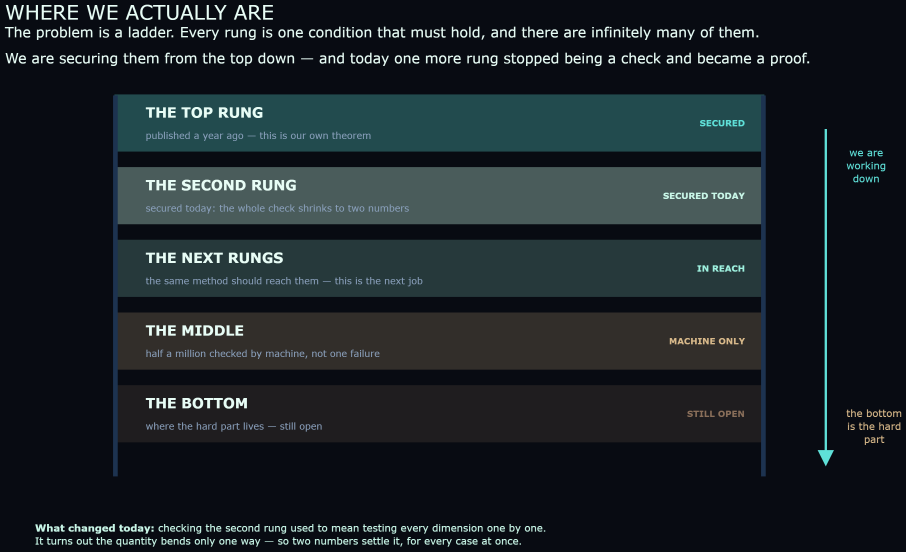
#> input picture article/visuals/the-ladder.png, 2718 x 1654 px (shown at 1/3 size)
$ python the_ladder.py
#> lines starting #> are read from the running program, lines starting #| are printed output that depends on the picture
"""THE LADDER -- a plain-language picture of where the proof actually stands.

Not a scientific plot. The founder asked for something he can look at and
understand without the mathematics, so this shows the shape of the problem and
which parts are done, in words a person can read.

The problem really is a ladder. Each rung is one condition that must hold, and
they are ordered by depth -- how far down from the top of a family the condition
sits. The top rung was published a year ago. The second rung became provable
today. The deep rungs are still held by machine certificates rather than by an
argument, and the bottom is where the hard analysis lives.
"""

import sys
from pathlib import Path

import plotly.graph_objects as go
from PIL import Image, ImageChops

BG = "#080b12"
WHITE = "#e8fdf6"
DIM = "#8ba1bd"

RUNGS = [
    ("THE TOP RUNG", "published a year ago — this is our own theorem", "SECURED", "#5fe0d8", 0.30),
    (
        "THE SECOND RUNG",
        "secured today: the whole check shrinks to two numbers",
        "SECURED TODAY",
        "#c9f7e8",
        0.34,
    ),
    (
        "THE NEXT RUNGS",
        "the same method should reach them — this is the next job",
        "IN REACH",
        "#9ff2e0",
        0.20,
    ),
    (
        "THE MIDDLE",
        "half a million checked by machine, not one failure",
        "MACHINE ONLY",
        "#d8b98a",
        0.20,
    ),
    ("THE BOTTOM", "where the hard part lives — still open", "STILL OPEN", "#8a6f5a", 0.18),
]

fig = go.Figure()
fig.update_xaxes(range=[0, 10], visible=False)
fig.update_yaxes(range=[0, 10], visible=False)

# ladder rails
for x in (1.15, 7.9):
    fig.add_shape(type="line", x0=x, x1=x, y0=1.9, y1=9.5, line=dict(color="#1d3350", width=7))

y = 8.95
for title, body, badge, col, alpha in RUNGS:
    fig.add_shape(
        type="rect",
        x0=1.15,
        x1=7.9,
        y0=y - 0.55,
        y1=y + 0.55,
        line=dict(color=col, width=3),
        fillcolor=col,
        opacity=alpha,
        layer="below",
    )
    fig.add_annotation(
        x=1.45,
        y=y + 0.22,
        text=f"<b>{title}</b>",
        showarrow=False,
        font=dict(color=WHITE, size=21),
        xanchor="left",
    )
    fig.add_annotation(
        x=1.45,
        y=y - 0.24,
        text=body,
        showarrow=False,
        font=dict(color=DIM, size=14),
        xanchor="left",
    )
    fig.add_annotation(
        x=7.72,
        y=y,
        text=f"<b>{badge}</b>",
        showarrow=False,
        font=dict(color=col, size=13),
        xanchor="right",
    )
    y -= 1.45

fig.add_annotation(
    x=8.55,
    y=2.1,
    ax=8.55,
    ay=8.95,
    xref="x",
    yref="y",
    axref="x",
    ayref="y",
    showarrow=True,
    arrowhead=2,
    arrowsize=1.4,
    arrowwidth=3.5,
    arrowcolor="#5fe0d8",
)
fig.add_annotation(
    x=8.75,
    y=8.1,
    text="we are<br>working<br>down",
    showarrow=False,
    font=dict(color="#5fe0d8", size=15),
    xanchor="left",
)
fig.add_annotation(
    x=8.75,
    y=2.9,
    text="the bottom<br>is the hard<br>part",
    showarrow=False,
    font=dict(color="#d8b98a", size=15),
    xanchor="left",
)

fig.update_layout(
    template="plotly_dark",
    paper_bgcolor=BG,
    plot_bgcolor=BG,
    title=dict(
        text="WHERE WE ACTUALLY ARE"
        "<br><sup>The problem is a ladder. Every rung is one condition that must hold, "
        "and there are infinitely many of them.<br>We are securing them from the top "
        "down — and today one more rung stopped being a check and became a proof.</sup>",
        font=dict(color=WHITE, size=30),
        x=0.02,
        y=0.955,
    ),
    margin=dict(l=30, r=30, t=118, b=60),
    width=1500,
    height=930,
    showlegend=False,
)
fig.add_annotation(
    x=0.3,
    y=0.75,
    xref="x",
    yref="y",
    xanchor="left",
    showarrow=False,
    text="<b>What changed today:</b> checking the second rung used to mean testing every "
    "dimension one by one.<br>It turns out the quantity bends only one way — so two "
    "numbers settle it, for every case at once.",
    font=dict(color="#c9f7e8", size=15),
    align="left",
)

out = Path(__file__).resolve().parent / "the-ladder.png"
fig.write_image(str(out), scale=2)
im = Image.open(out).convert("RGB")
#> im is the input picture: PIL image 2718x1654 RGB; mean R, G, B 27.8, 35.9, 40.3
bg = Image.new("RGB", im.size, (8, 11, 18))
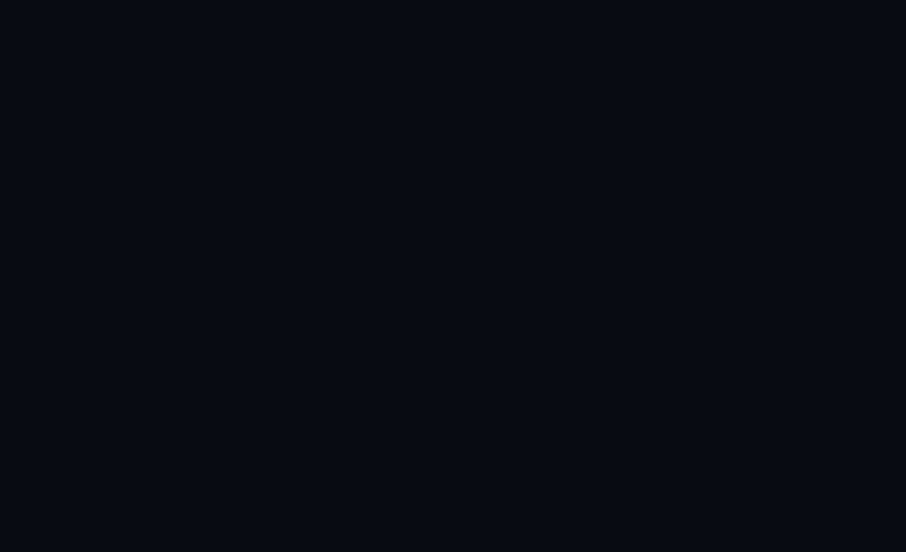
#> bg: PIL image 2718x1654 RGB (shown at 1/3 size); mean R, G, B 8, 11, 18
bbox = ImageChops.difference(im, bg).convert("L").point(lambda v: 255 if v > 10 else 0).getbbox()
#> bbox = (14, 14, 2704, 1640)
pad = 14
im.crop(
    (
        max(0, bbox[0] - pad),
        max(0, bbox[1] - pad),
        min(im.width, bbox[2] + pad),
        min(im.height, bbox[3] + pad),
    )
).save(out)
print("saved", out, Image.open(out).size, file=sys.stderr)

$ run again, with article/visuals/all-knives-one-line2x.png copied over article/visuals/the-ladder.png
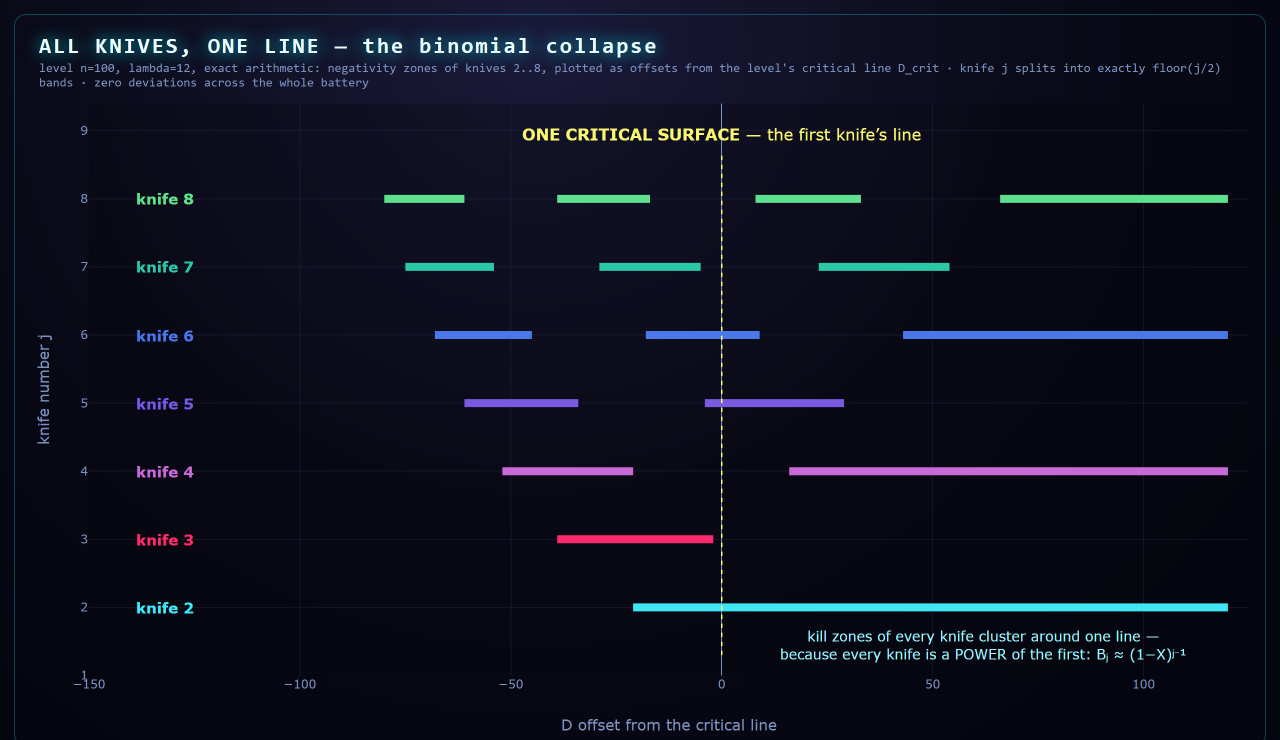
#> input picture article/visuals/all-knives-one-line2x.png, 2560 x 1480 px (shown at 1/2 size)
#> im is the input picture: PIL image 2560x1480 RGB; mean R, G, B 14.7, 17, 31.7
#> bbox = (28, 0, 2532, 1480)
#> `im.crop( ( max(0, bbox[0] - pad), max(0, bbox[1] - pad), min(im.width,..`:
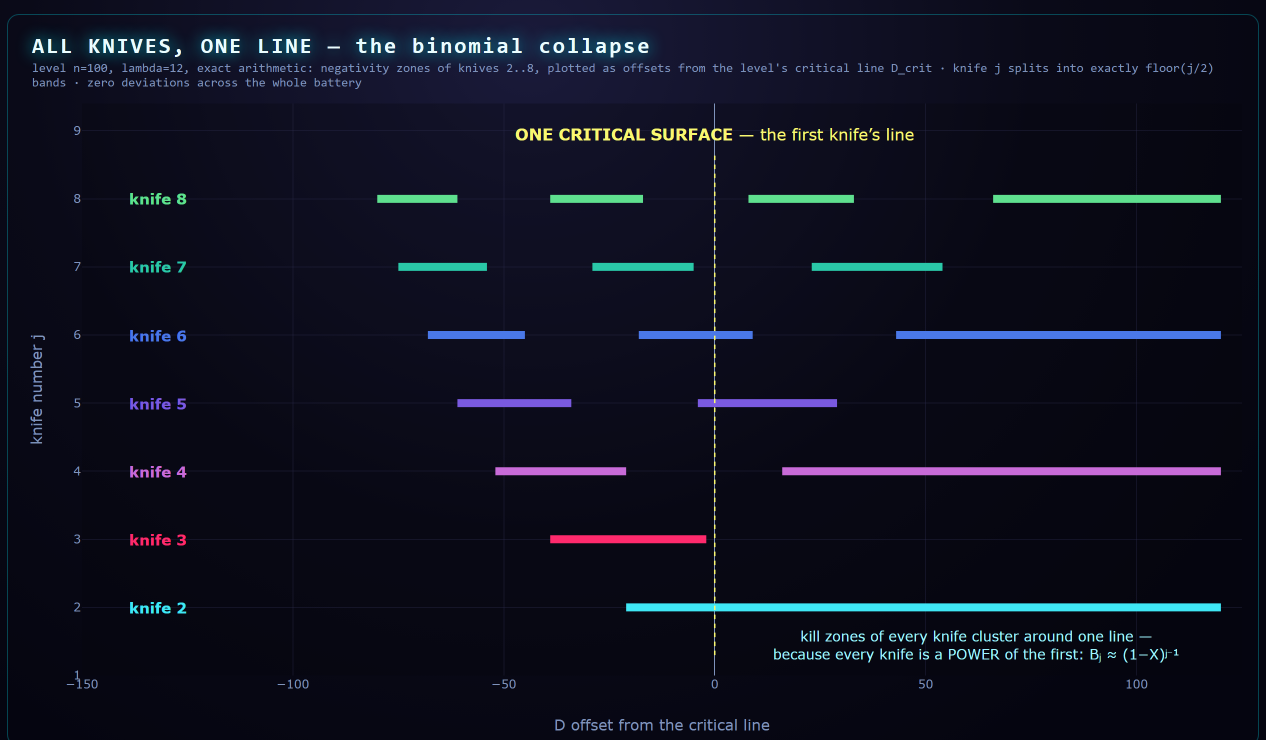
#> saved as the-ladder.png: PIL image 2532x1480 RGB (shown at 1/2 size); mean R, G, B 14.8, 17.1, 31.8
